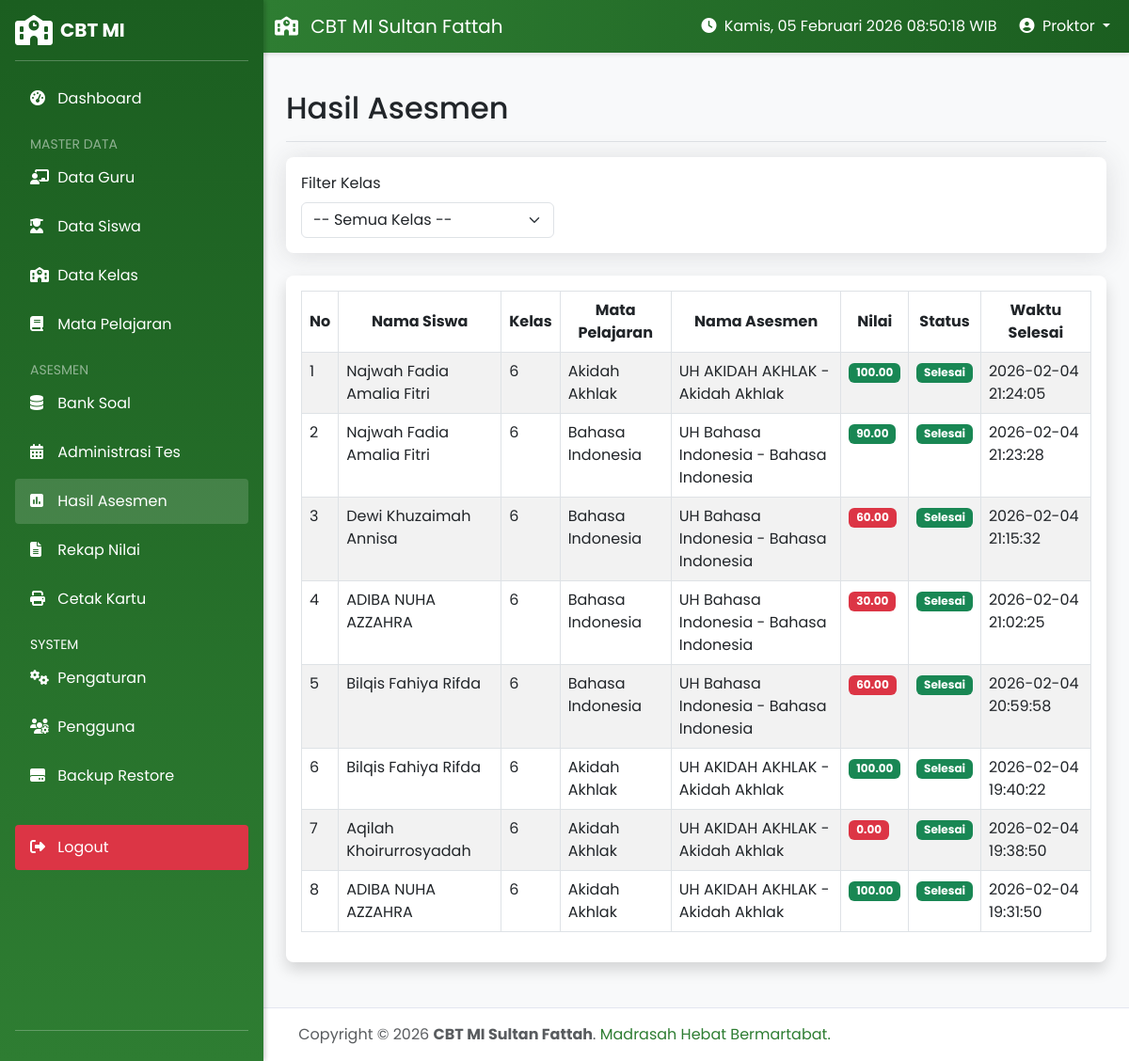
/modules/tes/hasil_ujian.php (signed in), run on the app's committed database.
### tables this page shows
CREATE TABLE `ujian_siswa` (
  `id_ujian_siswa` int NOT NULL AUTO_INCREMENT,
  `id_ujian` int NOT NULL,
  `id_siswa` int NOT NULL,
  `waktu_mulai` datetime DEFAULT NULL,
  `waktu_selesai` datetime DEFAULT NULL,
  `nilai` decimal(5,2) DEFAULT '0.00',
  `status` enum('sedang_mengerjakan','selesai') NOT NULL DEFAULT 'sedang_mengerjakan',
  `tambah_waktu` int DEFAULT '0',
  PRIMARY KEY (`id_ujian_siswa`),
  KEY `id_ujian` (`id_ujian`),
  KEY `id_siswa` (`id_siswa`),
  CONSTRAINT `ujian_siswa_ibfk_1` FOREIGN KEY (`id_ujian`) REFERENCES `ujian` (`id_ujian`) ON DELETE CASCADE,
  CONSTRAINT `ujian_siswa_ibfk_2` FOREIGN KEY (`id_siswa`) REFERENCES `siswa` (`id_siswa`) ON DELETE CASCADE
);

CREATE TABLE `siswa` (
  `id_siswa` int NOT NULL AUTO_INCREMENT,
  `nisn` varchar(20) NOT NULL,
  `nama_siswa` varchar(100) NOT NULL,
  `tempat_lahir` varchar(100) DEFAULT NULL,
  `tanggal_lahir` date DEFAULT NULL,
  `jk` enum('L','P') DEFAULT NULL,
  `password` varchar(255) NOT NULL,
  `id_kelas` int NOT NULL,
  `status` enum('aktif','nonaktif') NOT NULL DEFAULT 'aktif',
  PRIMARY KEY (`id_siswa`),
  UNIQUE KEY `nis` (`nisn`),
  KEY `id_kelas` (`id_kelas`),
  CONSTRAINT `siswa_ibfk_1` FOREIGN KEY (`id_kelas`) REFERENCES `kelas` (`id_kelas`) ON DELETE CASCADE
);

CREATE TABLE `kelas` (
  `id_kelas` int NOT NULL AUTO_INCREMENT,
  `nama_kelas` varchar(50) NOT NULL,
  PRIMARY KEY (`id_kelas`)
);

CREATE TABLE `mapel` (
  `id_mapel` int NOT NULL AUTO_INCREMENT,
  `kode_mapel` varchar(20) NOT NULL,
  `nama_mapel` varchar(100) NOT NULL,
  PRIMARY KEY (`id_mapel`)
);

CREATE TABLE `ujian` (
  `id_ujian` int NOT NULL AUTO_INCREMENT,
  `nama_ujian` varchar(100) NOT NULL,
  `id_bank_soal` int NOT NULL,
  `tgl_mulai` datetime NOT NULL,
  `tgl_selesai` datetime NOT NULL,
  `waktu` int NOT NULL COMMENT 'dalam menit',
  `token` varchar(10) NOT NULL,
  `status` enum('aktif','selesai') NOT NULL DEFAULT 'aktif',
  PRIMARY KEY (`id_ujian`)
);

### modules/tes/hasil_ujian.php (the view, shortened to what this page needs)
<?php
include '../../config/database.php';
include '../../includes/header.php';
include '../../includes/sidebar.php';
$level = $_SESSION['level'];
$single_class_id = null;
$where = " WHERE 1=1 ";
if ($level == 'siswa') {
    $query = "SELECT us.*, u.nama_ujian, u.tgl_mulai, m.nama_mapel
              FROM ujian_siswa us
              JOIN ujian u ON us.id_ujian = u.id_ujian
              JOIN bank_soal b ON u.id_bank_soal = b.id_bank_soal
              JOIN mapel m ON b.id_mapel = m.id_mapel
              $where
              ORDER BY us.waktu_selesai DESC";
} else {
    $query = "SELECT us.*, s.nama_siswa, k.nama_kelas, u.nama_ujian, m.nama_mapel
              FROM ujian_siswa us
              JOIN siswa s ON us.id_siswa = s.id_siswa
              JOIN kelas k ON s.id_kelas = k.id_kelas
              JOIN ujian u ON us.id_ujian = u.id_ujian
              JOIN bank_soal b ON u.id_bank_soal = b.id_bank_soal
              JOIN mapel m ON b.id_mapel = m.id_mapel
              $where
              ORDER BY us.waktu_selesai DESC";
}
$result = mysqli_query($koneksi, $query);
?>
<div class="container-fluid">
    <div class="d-flex justify-content-between flex-wrap flex-md-nowrap align-items-center pt-3 pb-2 mb-3 border-bottom">
        <h1 class="h2">Hasil Asesmen</h1>
    </div>
    <?php if ($level == 'admin' || $level == 'guru'): ?>
    <div class="card mb-4">
        <div class="card-body">
            <form method="GET" action="" class="row g-3">
                <div class="col-md-4">
                    <label class="form-label">Filter Kelas</label>
                    <select name="id_kelas" class="form-select" onchange="this.form.submit()" <?php echo ($single_class_id) ? 'disabled' : ''; ?>>
                        <?php if(!$single_class_id): ?>
                        <option value="">-- Semua Kelas --</option>
                        <?php endif; ?>
                    </select>
                </div>
            </form>
        </div>
    </div>
    <?php endif; ?>
    <div class="card shadow mb-4">
        <div class="card-body">
            <div class="table-responsive">
                <table class="table table-bordered table-striped" id="dataTable" width="100%" cellspacing="0">
                    <thead>
                        <tr>
                            <th class="text-center">No</th>
                            <?php if ($level != 'siswa'): ?>
                            <th class="text-center">Nama Siswa</th>
                            <th class="text-center">Kelas</th>
                            <?php endif; ?>
                            <th class="text-center">Mata Pelajaran</th>
                            <th class="text-center">Nama Asesmen</th>
                            <th class="text-center">Nilai</th>
                            <th class="text-center">Status</th>
                            <th class="text-center">Waktu Selesai</th>
                        </tr>
                    </thead>
                    <tbody>
                        <?php
                        $no = 1;
                        if(mysqli_num_rows($result) > 0):
                            while($row = mysqli_fetch_assoc($result)):
                        ?>
                        <tr>
                            <td><?php echo $no++; ?></td>
                            <?php if ($level != 'siswa'): ?>
                            <td><?php echo $row['nama_siswa']; ?></td>
                            <td><?php echo $row['nama_kelas']; ?></td>
                            <?php endif; ?>
                            <td><?php echo $row['nama_mapel']; ?></td>
                            <td><?php echo $row['nama_ujian']; ?></td>
                            <td>
                                <span class="badge bg-<?php echo ($row['nilai'] >= 75) ? 'success' : 'danger'; ?>">
                                    <?php echo number_format($row['nilai'], 2); ?>
                                </span>
                            </td>
                            <td>
                                <?php if($row['status'] == 'selesai'): ?>
                                    <span class="badge bg-success">Selesai</span>
                                <?php else: ?>
                                    <span class="badge bg-warning text-dark">Sedang Mengerjakan</span>
                                <?php endif; ?>
                            </td>
                            <td><?php echo $row['waktu_selesai']; ?></td>
                        </tr>
                        <?php
                            endwhile;
                        else:
                        ?>
                        <tr>
                            <td colspan="<?php echo ($level != 'siswa') ? '8' : '6'; ?>" class="text-center">Belum ada data hasil asesmen.</td>
                        </tr>
                        <?php endif; ?>
                    </tbody>
                </table>
            </div>
        </div>
    </div>
</div>
<?php include '../../includes/footer.php'; ?>

### assets/css/style.css (style rules this page uses)
:root { --kemenag-green: #00796b; --kemenag-light: #4db6ac; --kemenag-dark: #004d40; --white: #ffffff; --gray-100: #f8f9fa; }
body { font-family: 'Segoe UI', Tahoma, Geneva, Verdana, sans-serif; background-color: var(--gray-100); }
.card { border: none; box-shadow: 0 0.125rem 0.25rem rgba(0,0,0,0.075); border-radius: 10px; }

### assets/css/custom.css (style rules this page uses)
:root { --kemenag-green: #2e7d32; --kemenag-green-dark: #1b5e20; --kemenag-green-light: #4caf50; --sidebar-width: 280px; }
body { background-color: #f8f9fa; overflow-x: hidden; font-family: 'Poppins', sans-serif; }
.card { border: none; box-shadow: 0 0.15rem 1.75rem 0 rgba(58, 59, 69, 0.15); border-radius: 0.5rem; }
.table thead th { text-align: center; vertical-align: middle; }

### data on the page
ujian_siswa: id_siswa.nama_siswa "Najwah Fadia Amalia Fitri", kelas.nama_kelas "6", mapel.nama_mapel "Akidah Akhlak", id_ujian.nama_ujian "UH AKIDAH AKHLAK - Akidah Akhlak", nilai "100.00", status "Selesai", waktu_selesai "2026-02-04 21:24:05"
ujian_siswa: id_siswa.nama_siswa "Najwah Fadia Amalia Fitri", kelas.nama_kelas "6", mapel.nama_mapel "Bahasa Indonesia", id_ujian.nama_ujian "UH Bahasa Indonesia - Bahasa Indonesia", nilai "90.00", status "Selesai", waktu_selesai "2026-02-04 21:23:28"
ujian_siswa: id_siswa.nama_siswa "Dewi Khuzaimah Annisa", kelas.nama_kelas "6", mapel.nama_mapel "Bahasa Indonesia", id_ujian.nama_ujian "UH Bahasa Indonesia - Bahasa Indonesia", nilai "60.00", status "Selesai", waktu_selesai "2026-02-04 21:15:32"
ujian_siswa: id_siswa.nama_siswa "ADIBA NUHA AZZAHRA", kelas.nama_kelas "6", mapel.nama_mapel "Bahasa Indonesia", id_ujian.nama_ujian "UH Bahasa Indonesia - Bahasa Indonesia", nilai "30.00", status "Selesai", waktu_selesai "2026-02-04 21:02:25"
ujian_siswa: id_siswa.nama_siswa "Bilqis Fahiya Rifda", kelas.nama_kelas "6", mapel.nama_mapel "Bahasa Indonesia", id_ujian.nama_ujian "UH Bahasa Indonesia - Bahasa Indonesia", nilai "60.00", status "Selesai", waktu_selesai "2026-02-04 20:59:58"
ujian_siswa: id_siswa.nama_siswa "Bilqis Fahiya Rifda", kelas.nama_kelas "6", mapel.nama_mapel "Akidah Akhlak", id_ujian.nama_ujian "UH AKIDAH AKHLAK - Akidah Akhlak", nilai "100.00", status "Selesai", waktu_selesai "2026-02-04 19:40:22"
ujian_siswa: id_siswa.nama_siswa "Aqilah Khoirurrosyadah", kelas.nama_kelas "6", mapel.nama_mapel "Akidah Akhlak", id_ujian.nama_ujian "UH AKIDAH AKHLAK - Akidah Akhlak", nilai "0.00", status "Selesai", waktu_selesai "2026-02-04 19:38:50"
ujian_siswa: id_siswa.nama_siswa "ADIBA NUHA AZZAHRA", kelas.nama_kelas "6", mapel.nama_mapel "Akidah Akhlak", id_ujian.nama_ujian "UH AKIDAH AKHLAK - Akidah Akhlak", nilai "100.00", status "Selesai", waktu_selesai "2026-02-04 19:31:50"

### other printed values
$_SESSION['nama'] "Proktor"
